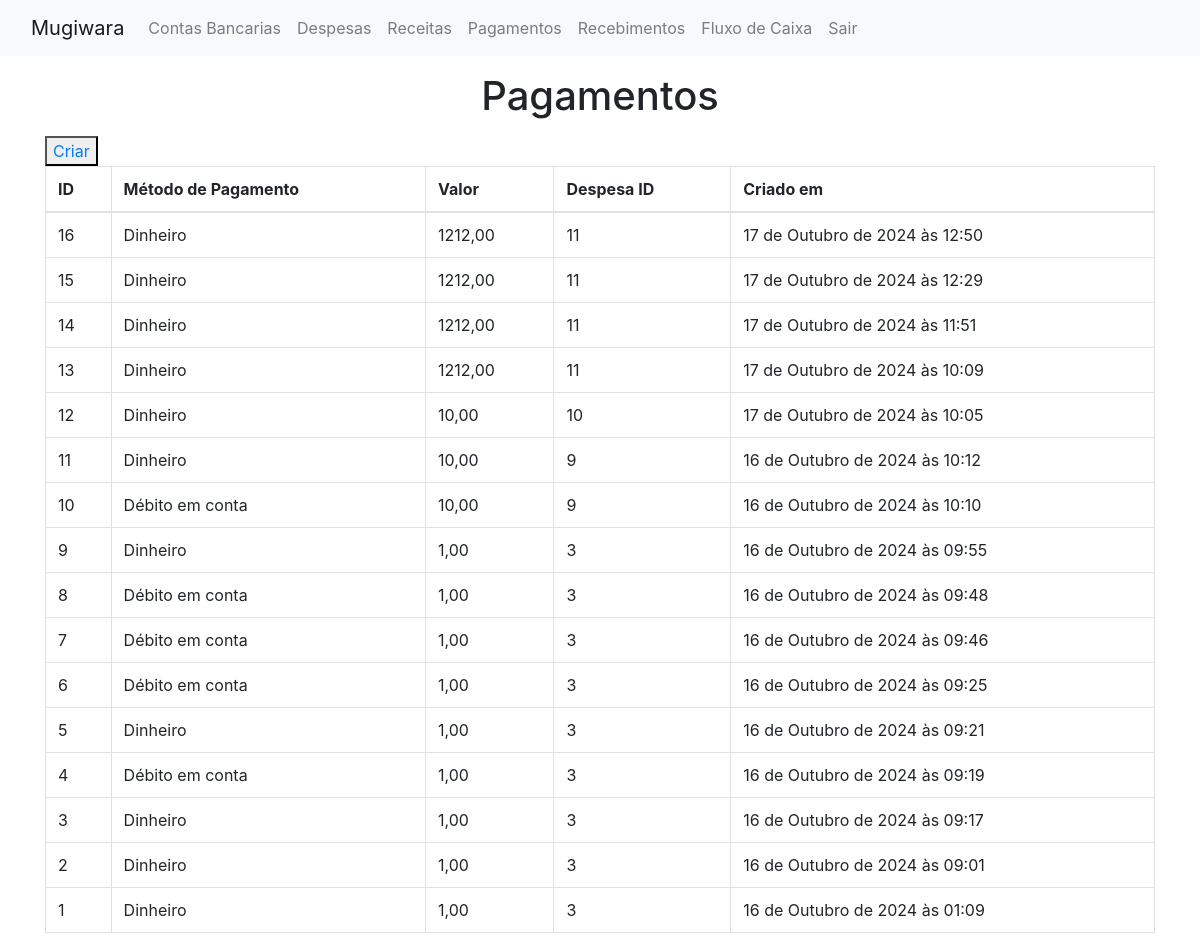
Before: /show_pagamentos with the older database file.
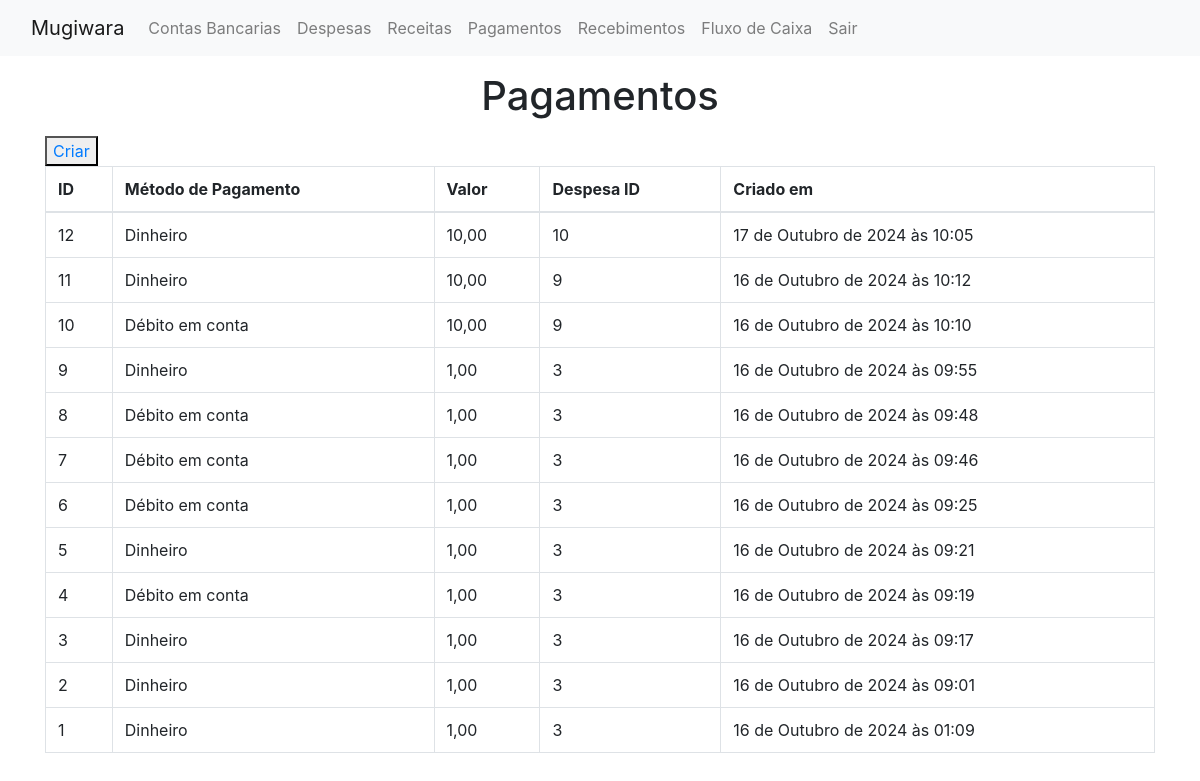
After: the same page with the newer database file.
### mugiwara/models/pagamento.py (models this page shows, shortened)
class pagamento(models.Model):
    class  metodos_pagamento(models.IntegerChoices):
        DINHEIRO = 1, "Dinheiro"
        DEBITO  = 2, "Débito em conta"
    valor_pago = models.DecimalField(decimal_places=2, max_digits=9, auto_created=True)
    metodo_pagamento = models.IntegerField(
        choices = metodos_pagamento,
        default = metodos_pagamento.DINHEIRO,
    )
    created_at  =  models.DateTimeField(auto_now_add=True, auto_created=True)
    despesa_id = models.ForeignKey(
        despesa,
        on_delete =  models.CASCADE
    )
    conta_bancaria_id  = models.ForeignKey(
        conta_bancaria,
        on_delete = models.SET_NULL,
        null = True,
        blank = True
    )
    class Meta:
        ordering = ['-created_at']

### mugiwara/models/despesa.py (models this page shows, shortened)
class despesa(models.Model):
    class status_choices(models.IntegerChoices):
        ABERTO = 1, "Em Aberto"
        PAGO = 2, "Pago"
    class categoria_choices(models.IntegerChoices):
        C1 = 1, "Categoria 1"
        C2 = 2, "Categoria 2"
        C3 = 3, "Categoria 3"
        C4 = 4, "Categoria 4"
    descricao = models.TextField()
    data_vencimento = models.DateField(auto_now=False, auto_now_add=False)
    valor = models.DecimalField(decimal_places=2, max_digits=9)
    categoria = models.IntegerField(
        choices = categoria_choices,
        default = categoria_choices.C1
    )
    status = models.IntegerField(
        choices = status_choices,
        default = status_choices.ABERTO
    )
    created_at = models.DateTimeField(auto_now_add=True, auto_created=True)
    class Meta:
        ordering = ['-created_at']

### mugiwara/views.py (the view)
# urls.py: path('show_pagamentos', views.showPagamentoView, name='show_pagamentos'),
def showPagamentoView(request):
    pagamentos = pagamento.objects.all()
    context = {
        'pagamentos': pagamentos
    }
    return render(request, 'mugiwara/show_pagamentos.html', context)

### mugiwara/templates/mugiwara/show_pagamentos.html (shortened to what this page needs)
{% extends 'layout.html' %}
{% block content %}
<div class="container">
<h1 class="text-center mt-3 mb-3">Pagamentos</h1>
<button><a href="{% url 'show_despesa' %}">Criar</a></button>
<table class="table table-bordered">
   <thead>
     <tr>
       <th scope="col">ID</th>
       <th scope="col">Método de Pagamento</th>
       <th scope="col">Valor</th>
       <th scope="col">Despesa ID</th>
       <th scope="col">Criado em</th>
     </tr>
   </thead>
   <tbody>
   {% for pagamento in pagamentos %}
     <tr>
       <td>{{pagamento.id}}</td>
       <td>{{pagamento.get_metodo_pagamento_display}}</td>
       <td>{{pagamento.valor_pago}}</td>
       <td>{{pagamento.despesa_id.id}}</td>
       <td>{{pagamento.created_at}}</td>
     </tr>
   {% endfor %}
   </tbody>
 </table>
</div>
{% endblock %}

### mugiwara/templates/layout.html (shortened to what this page needs)
<html lang="en">
  <head>
    <link
      rel="stylesheet"
      href="https://cdn.jsdelivr.net/npm/bootstrap@4.0.0/dist/css/bootstrap.min.css"
    />
  </head>
  <body>
    <nav class="navbar navbar-expand-lg navbar-light bg-light">
      <div class="container-fluid">
        <a class="navbar-brand" href="{% url 'index' %}">Mugiwara</a>
        <div class="collapse navbar-collapse" id="navbarNav">
          <ul class="navbar-nav">
            <li class="nav-item">
              <a class="nav-link" href="{% url 'show_conta_bancaria' %}">Contas Bancarias</a>
            </li>
            <li class="nav-item">
              <a class="nav-link" href="{% url 'show_despesa' %}">Despesas</a>
            </li>
            <li class="nav-item">
              <a class="nav-link" href="{% url 'show_receita' %}">Receitas</a>
            </li>
            <li class="nav-item">
              <a class="nav-link" href="{% url 'show_pagamentos' %}">Pagamentos</a>
            </li>
            <li class="nav-item">
              <a class="nav-link" href="{% url 'show_recebimentos' %}">Recebimentos</a>
            </li>
            <li class="nav-item">
              <a class="nav-link" href="{% url 'show_fluxo_caixa' %}">Fluxo de Caixa</a>
            </li>
            <li class="nav-item">
              <a class="nav-link" href="{% url 'logout' %}">Sair</a>
            </li>
          </ul>
        </div>
      </div>
    </nav>
    {% block content %} {% endblock %}
  </body>
</html>

Changed rows visible on the page:
removed pagamento: id "16", metodo_pagamento "Dinheiro", valor_pago "1212,00", despesa_id.id "11", created_at "17 de Outubro de 2024 às 12:50"
removed pagamento: id "15", metodo_pagamento "Dinheiro", valor_pago "1212,00", despesa_id.id "11", created_at "17 de Outubro de 2024 às 12:29"
removed pagamento: id "14", metodo_pagamento "Dinheiro", valor_pago "1212,00", despesa_id.id "11", created_at "17 de Outubro de 2024 às 11:51"
removed pagamento: id "13", metodo_pagamento "Dinheiro", valor_pago "1212,00", despesa_id.id "11", created_at "17 de Outubro de 2024 às 10:09"
